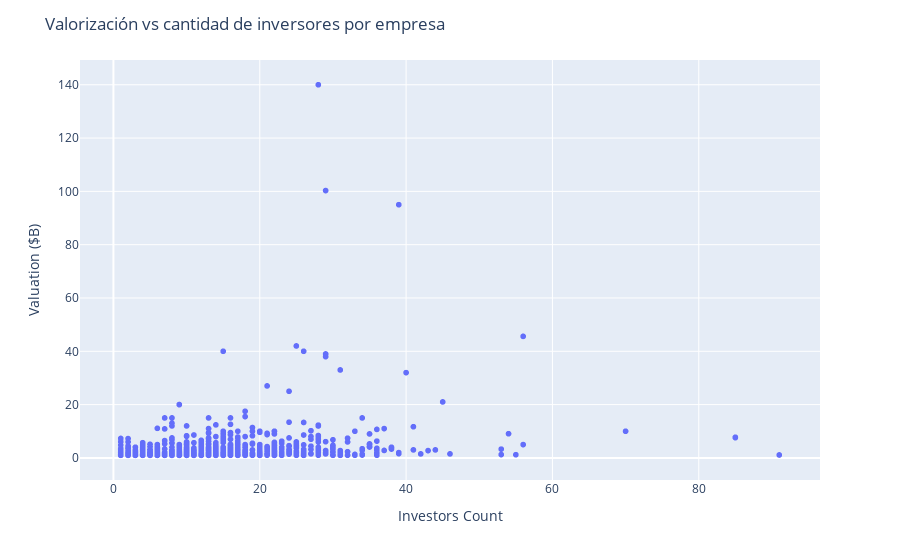

The notebook cell saved with this chart:
### Code cell
fig = px.scatter(df, x='Investors Count',
                 y='Valuation ($B)'
                )
fig.update_layout(showlegend=True,title_text='Valorización vs cantidad de inversores por empresa')
fig.show()

### Figure 1 — Plotly figure (JSON) as saved in the notebook; plotly's stock layout.template omitted (floating-point values rounded to 4 significant figures; data arrays with more than 128 entries replaced by an {"elided": "..."} marker saying what was removed)
{"data": [{"hovertemplate": "Investors Count=%{x}<br>Valuation ($B)=%{y}<extra></extra>", "legendgroup": "", "marker": {"color": "#636efa", "symbol": "circle"}, "mode": "markers", "name": "", "showlegend": false, "type": "scattergl", "x": {"elided": "1037 int values"}, "xaxis": "x", "y": {"elided": "1037 float values"}, "yaxis": "y"}], "layout": {"legend": {"tracegroupgap": 0}, "margin": {"t": 60}, "showlegend": true, "title": {"text": "Valorización vs cantidad de inversores por empresa"}, "xaxis": {"anchor": "y", "domain": [0, 1], "title": {"text": "Investors Count"}}, "yaxis": {"anchor": "x", "domain": [0, 1], "title": {"text": "Valuation ($B)"}}}}
